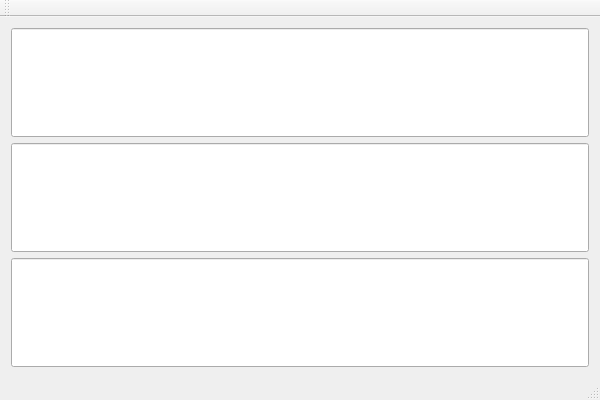
<?xml version="1.0" encoding="UTF-8"?>
<ui version="4.0">
 <class>QT_KeyBoard_TestClass</class>
 <widget class="QMainWindow" name="QT_KeyBoard_TestClass">
  <property name="geometry">
   <rect>
    <x>0</x>
    <y>0</y>
    <width>600</width>
    <height>400</height>
   </rect>
  </property>
  <property name="windowTitle">
   <string>QT_KeyBoard_Test</string>
  </property>
  <widget class="QWidget" name="centralWidget">
   <layout class="QGridLayout" name="gridLayout">
    <item row="0" column="0">
     <layout class="QVBoxLayout" name="verticalLayout">
      <item>
       <widget class="QLineEdit" name="lineEdit">
        <property name="sizePolicy">
         <sizepolicy hsizetype="Expanding" vsizetype="Expanding">
          <horstretch>0</horstretch>
          <verstretch>0</verstretch>
         </sizepolicy>
        </property>
       </widget>
      </item>
      <item>
       <widget class="QLineEdit" name="lineEdit_2">
        <property name="sizePolicy">
         <sizepolicy hsizetype="Expanding" vsizetype="Expanding">
          <horstretch>0</horstretch>
          <verstretch>0</verstretch>
         </sizepolicy>
        </property>
       </widget>
      </item>
      <item>
       <widget class="QLineEdit" name="lineEdit_3">
        <property name="sizePolicy">
         <sizepolicy hsizetype="Expanding" vsizetype="Expanding">
          <horstretch>0</horstretch>
          <verstretch>0</verstretch>
         </sizepolicy>
        </property>
       </widget>
      </item>
     </layout>
    </item>
   </layout>
  </widget>
  <widget class="QMenuBar" name="menuBar">
   <property name="geometry">
    <rect>
     <x>0</x>
     <y>0</y>
     <width>600</width>
     <height>22</height>
    </rect>
   </property>
  </widget>
  <widget class="QToolBar" name="mainToolBar">
   <attribute name="toolBarArea">
    <enum>TopToolBarArea</enum>
   </attribute>
   <attribute name="toolBarBreak">
    <bool>false</bool>
   </attribute>
  </widget>
  <widget class="QStatusBar" name="statusBar"/>
 </widget>
 <layoutdefault spacing="6" margin="11"/>
 <resources>
  <include location="qt_keyboard_test.qrc"/>
 </resources>
 <connections/>
</ui>
